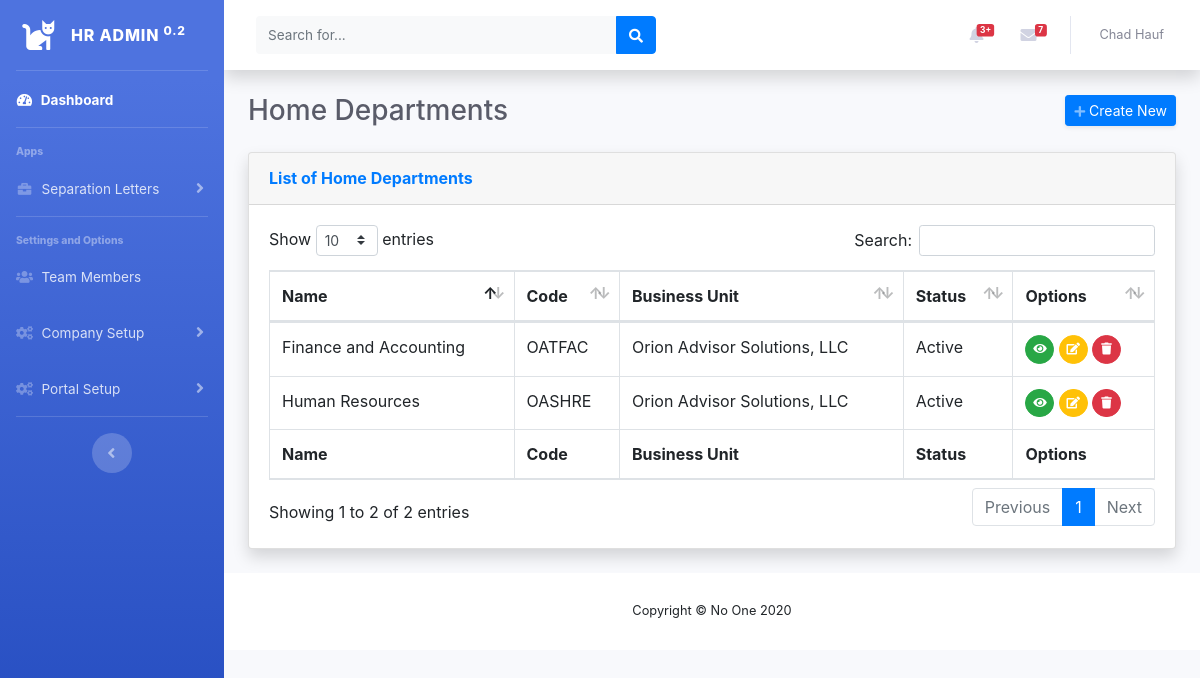
Page /homedepartment/ on the committed database.
### hr_web_app/models.py (models this page shows, shortened)
class HomeDepartment(models.Model):
    code = models.CharField(max_length=6, unique=True, verbose_name='Home Department Code')
    name = models.CharField(max_length=50, verbose_name='Home Department Name')
    number = models.IntegerField()
    businessunit = models.ForeignKey(BusinessUnit, on_delete=models.PROTECT)
    date_added = models.DateTimeField(auto_now_add=True)
    date_modified = models.DateTimeField(auto_now=True)
    PILLAR_LIST = (
        ('i', 'Innovate and Implement'),
        ('g', 'Growth'),
    )
    pillar = models.CharField(
        max_length=1,
        choices=PILLAR_LIST,
        verbose_name='Company Pillar',
    )
    TA_CATEGORY_LIST = (
        ('a', 'Advisor Strategies'),
        ('c', 'Corporate Support'),
    )
    ta_category = models.CharField(
        max_length=1,
        choices=TA_CATEGORY_LIST,
        verbose_name='TA Category',
    )
    TA_COMPANY_LIST = (
        ('o', 'Orion 1'),
        ('r', 'Orion 2'),
    )
    ta_company = models.CharField(
        max_length=1,
        choices=TA_COMPANY_LIST,
        verbose_name='TA Company'
    )
    HD_STATUS = (
        ('a', 'Active'),
        ('i', 'Inactive'),
    )
    status = models.CharField(
        max_length=1,
        choices=HD_STATUS,
        default='a',
        verbose_name='Home Department Status',
    )
    class Meta:
        ordering = ['name']

class BusinessUnit(models.Model):
    code = models.CharField(max_length=3, unique=True, verbose_name='Business Unit Code')
    name = models.CharField(max_length=50, verbose_name='Business Unit Name')
    payrollcompany = models.ForeignKey(PayrollCompany, on_delete=models.PROTECT)
    date_added = models.DateTimeField(auto_now_add=True)
    date_modified = models.DateTimeField(auto_now=True)
    BU_STATUS = (
        ('a', 'Active'),
        ('i', 'Inactive'),
    )
    status = models.CharField(
        max_length=1,
        choices=BU_STATUS,
        default='a',
        verbose_name='Business Unit Status'
    )
    class Meta:
        ordering = ['name']

### hr_web_app/views.py (the view)
# urls.py: path('homedepartment/', views.homedepartment, name='homedepartment'),
def homedepartment(request):
    homedepartment = HomeDepartment.objects.all()
    context = {'homedepartment': homedepartment}
    return render(request, 'hr_web_app/homedepartment/homedepartment.html', context)

### hr_web_app/templates/hr_web_app/homedepartment/homedepartment.html (shortened to what this page needs)
{% extends "hr_web_app/base.html" %}
{% load static %}
{% block header %}
<div class="d-sm-flex align-items-center justify-content-between mb-4">
    <h1 class="h3 mb-0 text-gray-800">Home Departments</h1>
    <a href="{% url 'hr_web_app:new_homedepartment' %}" class="d-none d-sm-inline-block btn btn-sm btn-primary shadow-sm"><i class="fas fa-plus fa-sm text-white-50"></i> Create New</a>
</div>
{% endblock %}
{% block page_content %}
<div class="card shadow mb-4">
    <div class="card-header py-3">
        <h6 class="m-0 font-weight-bold text-primary">List of Home Departments</h6>
    </div>
    <div class="card-body">
        <div class="table-responsive">
            <table class="table table-bordered" id="dataTable" width="100%" cellspacing="0">
                <thead>
                <tr>
                    <th>Name</th>
                    <th>Code</th>
                    <th>Business Unit</th>
                    <th>Status</th>
                    <th>Options</th>
                </tr>
                </thead>
                <tfoot>
                <tr>
                    <th>Name</th>
                    <th>Code</th>
                    <th>Business Unit</th>
                    <th>Status</th>
                    <th>Options</th>
                </tr>
                </tfoot>
                <tbody>
                {% for department in homedepartment %}
                <tr>
                    <td>{{ department.name }}</td>
                    <td>{{ department.code }}</td>
                    <td>{{ department.businessunit.name }}</td>
                    <td>{{ department.get_status_display }}</td>
                    <td>
                        <a href="{% url 'hr_web_app:view_homedepartment' department.id %}" class="btn btn-success btn-circle btn-sm"><i class="fas fa-eye"></i></a>
                        <a href="{% url 'hr_web_app:edit_homedepartment' department.id %}" class="btn btn-warning btn-circle btn-sm"><i class="fas fa-edit" style="color:white"></i></a>
                        <a href="{% url 'hr_web_app:delete_homedepartment' department.id %}" class="btn btn-danger btn-circle btn-sm"><i class="fas fa-trash"></i></a>
                    </td>
                {% empty %}
                    No home departments added yet.
                </tr>
                {% endfor %}
                </tbody>
            </table>
        </div>
    </div>
</div>
{% endblock %}
{% block custom_styles %}
    <link href="{% static 'css/dataTables.bootstrap4.min.css' %}" rel="stylesheet">
{% endblock %}

### rows in the picture
HomeDepartment: name "Finance and Accounting", code "OATFAC", businessunit.name "Orion Advisor Solutions, LLC", status "Active"
HomeDepartment: name "Human Resources", code "OASHRE", businessunit.name "Orion Advisor Solutions, LLC", status "Active"
